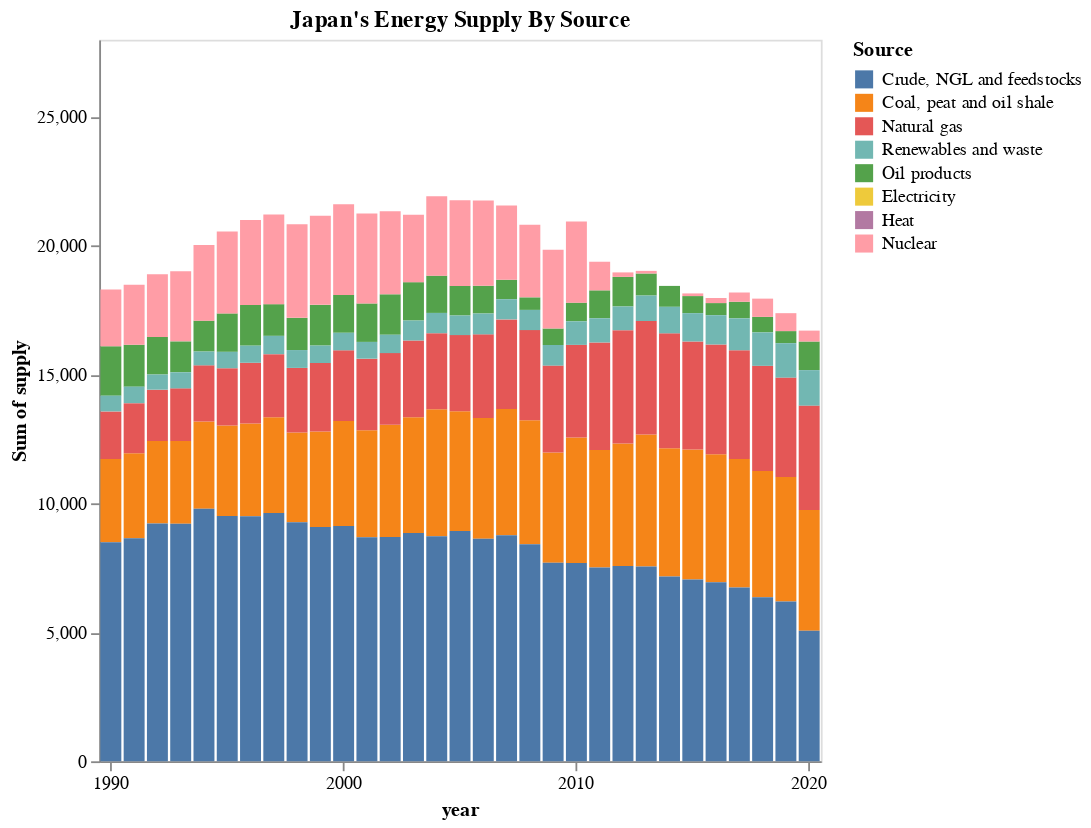

Notebook cell for this chart:
### Code cell
#data
#unit: petajoule(PJ)
source = supply_jp.iloc[:-1].rename_axis('year',axis=1).unstack().rename('supply').reset_index()
source = source[source.year>=1990]
source = source.rename(columns={'Product':'Source'})

source.year = source.year.astype(str)

sort_ = ['Crude, NGL and feedstocks',
         'Coal, peat and oil shale',
         'Natural gas', 
         'Renewables and waste',
         'Oil products', 
         'Electricity', 
         'Heat',
         'Nuclear']

xticks = np.arange(1990,2021,10).astype(str)
yticks = np.arange(0,28000,5000)

chart = alt.Chart(source).mark_bar().encode(
    x=alt.X('year',
            axis=alt.Axis(values=xticks, labelAngle=360)),
    y=alt.Y('sum(supply)',
            scale=alt.Scale(domain=(0, 28000)),
            axis=alt.Axis(values=yticks)),
    color=alt.Color('Source',sort=sort_),
    order=alt.Order('color_Source_sort_index:Q')
).configure_axis(
    grid=False
).properties(
    height=400,width=400,
    title="Japan's Energy Supply By Source")

chart

### Figure 1 — Vega-Lite specification as saved in the notebook (floating-point values rounded to 4 significant figures; data arrays with more than 128 entries replaced by an {"elided": "..."} marker saying what was removed)
{"config": {"view": {"continuousWidth": 400, "continuousHeight": 300}, "axis": {"grid": false}}, "data": {"name": "data-56a83aa60dcff7589576a0995375a2a7"}, "mark": "bar", "encoding": {"color": {"field": "Source", "sort": ["Crude, NGL and feedstocks", "Coal, peat and oil shale", "Natural gas", "Renewables and waste", "Oil products", "Electricity", "Heat", "Nuclear"], "type": "nominal"}, "order": {"field": "color_Source_sort_index", "type": "quantitative"}, "x": {"axis": {"labelAngle": 360, "values": ["1990", "2000", "2010", "2020"]}, "field": "year", "type": "nominal"}, "y": {"aggregate": "sum", "axis": {"values": [0.0, 5000.0, 10000.0, 15000.0, 20000.0, 25000.0]}, "field": "supply", "scale": {"domain": [0, 28000]}, "type": "quantitative"}}, "height": 400, "title": "Japan's Energy Supply By Source", "width": 400, "$schema": "https://vega.github.io/schema/vega-lite/v4.17.0.json", "datasets": {"data-56a83aa60dcff7589576a0995375a2a7": {"elided": "248 records"}}}
